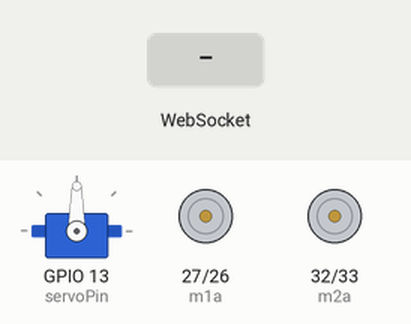
Simulated run of this program. Board: ESP32. Parts: servo, motor-driver pin pairs drawn as motors (green arrow = first pin HIGH = forward, orange = second pin HIGH = backward, longer = more drive). The test bench sets the inputs (shaded band). WiFi joins after 1.5 s; servers stay silent unless stated; what the program prints to the serial monitor is not drawn.

Above: at 2.7 s.
2.8 s: WebSocket text "f" received
At 4.2 s:
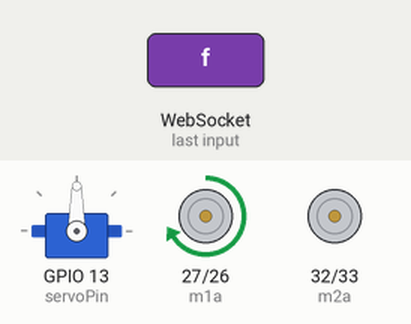
4.6 s: WebSocket text "b" received
At 5.7 s:
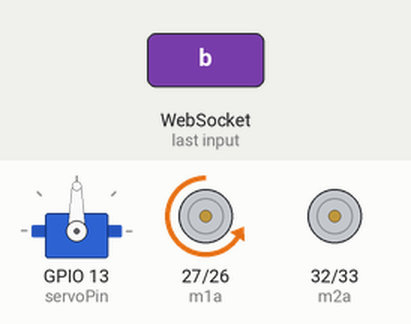
6.1 s: WebSocket text "l" received
At 6.7 s:
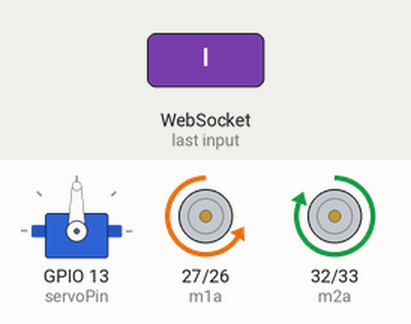
7.6 s: WebSocket text "r" received
At 7.9 s:
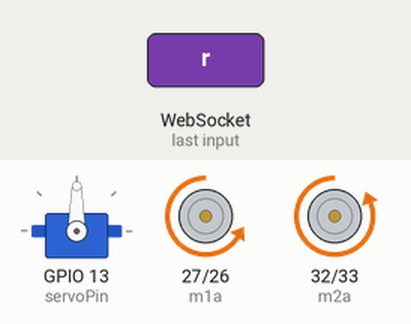
9.1 s: WebSocket text "s" received
At 9.26 s:
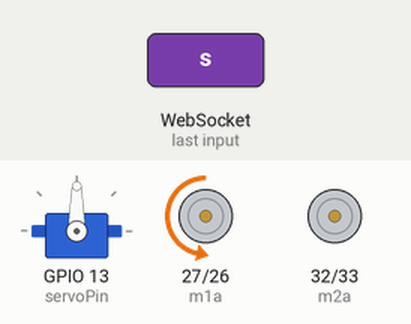
11.0 s: WebSocket text "servo:" received
At 11.7 s:
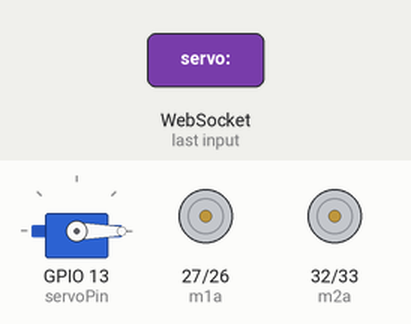
Timing chart, 0 to 13.5 s (numbered marks = the images above; inputs shaded):
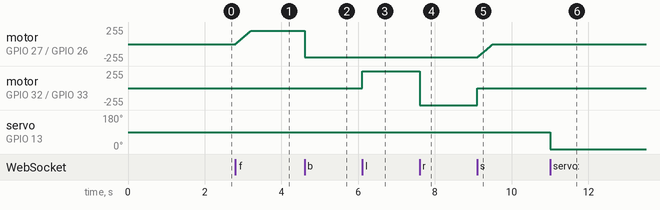

Measured:
- after the input at 2.8 s, motor on GPIO 27 (m1a) / GPIO 26 (m1b): moves from stopped to forward 199/255 over 0.39 s, starting at once
- after the input at 4.6 s, motor on GPIO 27 (m1a) / GPIO 26 (m1b): forward 199/255 → backward 199/255 at once
- after the input at 6.1 s, motor on GPIO 32 (m2a) / GPIO 33 (m2b): stopped → forward 255/255 at once
- after the input at 7.6 s, motor on GPIO 32 (m2a) / GPIO 33 (m2b): forward 255/255 → backward 255/255 at once
- after the input at 9.1 s, motor on GPIO 27 (m1a) / GPIO 26 (m1b): moves from backward 199/255 to stopped over 0.39 s, starting at once; motor on GPIO 32 (m2a) / GPIO 33 (m2b): backward 255/255 → stopped at once
- after the input at 11.0 s, servo on GPIO 13 (servoPin): 90° → 0° at once

The program:

main.cpp
```cpp
#include <Arduino.h>
#include <WiFi.h>
#include <AsyncTCP.h>
#include <ESPAsyncWebServer.h>
#include <ESP32Servo.h>

const char* ssid= "YOUR_WiFi_NETWORK";  //replace ssid and password for it to connect to the network
const char* password= "YOUR_WiFi_PASSWORD";

AsyncWebServer server(80);
AsyncWebSocket ws("/ws");

// Motor pins
int m1a = 27;
int m1b = 26;
int m2a = 32;
int m2b = 33;

// ---------- PWM (Motor 1 Soft Ramp) ----------
const int pwmChannelA = 4;
const int pwmChannelB = 5;
const int pwmFreq = 1000;
const int pwmResolution = 8;

int currentSpeed = 0;
int targetSpeed = 0;
bool directionForward = true;

const int stepSize = 5;
const int maxSpeed = 200;

// -------- Driver Sleep --------
int sleepPin = 25;

// -------- Servo --------
Servo myServo;
int servoPin = 13;

// -------- LED Flash --------

// -------- Servo --------
void moveServo(int angle) {
  myServo.write(angle);
  Serial.print("Servo -> ");
  Serial.println(angle);
}

// -------- Non-Blocking Soft Ramp --------
void updateMotor() {

  // Wake driver if motor is moving
  if (targetSpeed > 0 || currentSpeed > 0) {
    digitalWrite(sleepPin, HIGH);
  } else {
    digitalWrite(sleepPin, LOW);
  }

  if (currentSpeed < targetSpeed) {
    currentSpeed += stepSize;
    if (currentSpeed > targetSpeed)
      currentSpeed = targetSpeed;
  }

  if (currentSpeed > targetSpeed) {
    currentSpeed -= stepSize;
    if (currentSpeed < targetSpeed)
      currentSpeed = targetSpeed;
  }

  if (directionForward) {
    ledcWrite(pwmChannelB, 0);
    ledcWrite(pwmChannelA, currentSpeed);
  } else {
    ledcWrite(pwmChannelA, 0);
    ledcWrite(pwmChannelB, currentSpeed);
  }
}


// -------- Motor Control --------
void stopMotors() {
  targetSpeed = 0;
  digitalWrite(m2a, LOW);
  digitalWrite(m2b, LOW);
  Serial.println("stopped");
}


void forward() {
  directionForward = true;
  targetSpeed = maxSpeed;
  Serial.println("going forward");
}

void back() {
  directionForward = false;
  targetSpeed = maxSpeed;
  Serial.println("going backward");
}

void turn_left() {
  digitalWrite(sleepPin, HIGH);
  digitalWrite(m2a, HIGH);
  digitalWrite(m2b, LOW);
  Serial.println("rotating superstructure left");
}

void turn_right() {
  digitalWrite(sleepPin, HIGH);
  digitalWrite(m2a, LOW);
  digitalWrite(m2b, HIGH);
  Serial.println("rotating superstructure right");
}


// -------- WebSocket --------
void onWebSocketEvent(AsyncWebSocket * server,
                      AsyncWebSocketClient * client,
                      AwsEventType type,
                      void * arg,
                      uint8_t *data,
                      size_t len) {

  if (type == WS_EVT_DATA) {

    String msg = "";
    for (size_t i = 0; i < len; i++) {
      msg += (char)data[i];
    }

    if (msg == "f") forward();
    else if (msg == "b") back();
    else if (msg == "l") turn_left();
    else if (msg == "r") turn_right();
    else if (msg == "s") stopMotors();

    else if (msg.startsWith("servo:")) {
      int angle = msg.substring(6).toInt();
      moveServo(angle);
    }

  }
}


// -------- Web Page (unchanged) --------
const char index_html[] PROGMEM = R"rawliteral(
<!DOCTYPE html>
<html>
<head>
<meta name="viewport" content="width=device-width, initial-scale=1">
<style>
body { background:#111; color:white; text-align:center; font-family:Arial; }
button { width:90px; height:60px; font-size:20px; margin:6px; border-radius:12px; border:none; }
.stopBtn { background:#c0392b; color:white; }
.driverOn { background:#27ae60; color:white; }
.driverOff { background:#555; color:white; }
</style>
</head>
<body>

<h2>ESP32 WebSocket Control</h2>

<button data-key="q" data-cmd="l">Q</button>
<button data-key="w" data-cmd="f">W</button>
<button data-key="e" data-cmd="r">E</button><br>
<button data-key="a" data-servo="20">A</button>
<button class="stopBtn" id="stopBtn" data-key="s">S</button>
<button data-key="d" data-servo="160">D</button><br>
<button data-key="x" data-cmd="b">X</button><br><br>


<script>
let socket = new WebSocket(`ws://${location.host}/ws`);
socket.onopen = () => console.log("WS Connected");

// Generic send functions
function send(cmd){
  if (socket.readyState === WebSocket.OPEN) socket.send(cmd);
}

function sendServo(angle){
  send("servo:" + angle);
}

function emergencyStop(){
  send("s");
  sendServo(90);
}

// Select all buttons
const buttons = document.querySelectorAll('button');

// Pointer / Mouse events
buttons.forEach(btn => {
  btn.addEventListener('pointerdown', () => handlePress(btn));
  btn.addEventListener('pointerup', () => handleRelease(btn));
  btn.addEventListener('mousedown', () => handlePress(btn));
  btn.addEventListener('mouseup', () => handleRelease(btn));
});

// Keyboard events on document
const activeKeys = new Set();

document.addEventListener('keydown', e => {
  const key = e.key.toLowerCase();

  // Only allow these keys
  if (!["q","w","e","a","s","d","x"].includes(key)) return;

  // Ignore auto-repeat
  if (e.repeat) return;

  // Prevent multiple triggers
  if (activeKeys.has(key)) return;

  activeKeys.add(key);

  const btn = document.querySelector(`button[data-key="${key}"]`);
  if (btn) handlePress(btn);
});

document.addEventListener('keyup', e => {
  const key = e.key.toLowerCase();

  if (!activeKeys.has(key)) return;

  activeKeys.delete(key);

  const btn = document.querySelector(`button[data-key="${key}"]`);
  if (btn) handleRelease(btn);
});


function handlePress(btn){
  if(btn.dataset.cmd) send(btn.dataset.cmd);
  if(btn.dataset.servo) sendServo(btn.dataset.servo);
}

function handleRelease(btn){
  // Send stop command and set servo to 90°
  emergencyStop();
  console.log(btn.innerText + " released → STOP + Servo 90°");
}
</script>


</body>
</html>
)rawliteral";


void setup() {

  Serial.begin(115200);
  // PWM Setup
  ledcSetup(pwmChannelA, pwmFreq, pwmResolution);
  ledcAttachPin(m1a, pwmChannelA);

  ledcSetup(pwmChannelB, pwmFreq, pwmResolution);
  ledcAttachPin(m1b, pwmChannelB);

  ledcWrite(pwmChannelA, 0);
  ledcWrite(pwmChannelB, 0);

  // Second motor pins
  pinMode(m2a, OUTPUT);
  pinMode(m2b, OUTPUT);

  myServo.attach(servoPin);
  myServo.write(90);

  pinMode(sleepPin, OUTPUT);
  digitalWrite(sleepPin, LOW);

  WiFi.begin(ssid,password);
  while (WiFi.status() != WL_CONNECTED) {
    Serial.print(".");
    delay(750);
  }

  Serial.println(WiFi.localIP());

  ws.onEvent(onWebSocketEvent);
  server.addHandler(&ws);

  server.on("/", HTTP_GET, [](AsyncWebServerRequest *request){
    request->send(200, "text/html", index_html);
  });

  server.begin();
}

void loop() {
  ws.cleanupClients();
  updateMotor();
  delay(10);
}
```
